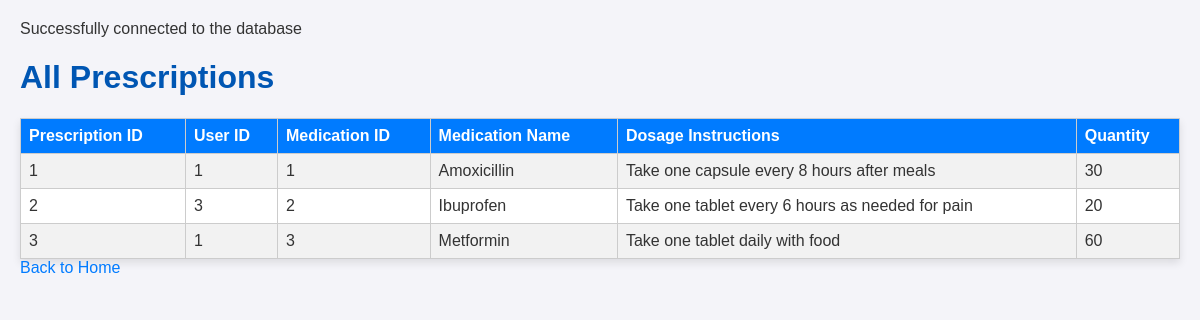
Screenshot of /PharmacyServer.php?action=viewPrescriptions with the database file from the repository.
### tables this page shows
CREATE TABLE IF NOT EXISTS Prescriptions (
    prescriptionId INT NOT NULL UNIQUE AUTO_INCREMENT,
    userId INT NOT NULL,
    medicationId INT NOT NULL,
    prescribedDate DATETIME NOT NULL DEFAULT CURRENT_TIMESTAMP,
    dosageInstructions VARCHAR(200),
    quantity INT NOT NULL,
    refillCount INT DEFAULT 0,
    PRIMARY KEY (prescriptionId),
    FOREIGN KEY (userId) REFERENCES Users(userId),
    FOREIGN KEY (medicationId) REFERENCES Medications(medicationId)
);

CREATE TABLE IF NOT EXISTS Medications (
    medicationId INT NOT NULL UNIQUE AUTO_INCREMENT,
    medicationName VARCHAR(45) NOT NULL,
    dosage VARCHAR(45) NOT NULL,
    manufacturer VARCHAR(100),
    PRIMARY KEY (medicationId)
);

### PharmacyDatabase.php (called while the page is built, shortened)
<?php
class PharmacyDatabase {
    private $host = "localhost";
    private $port = "3306";
    private $database = "pharmacy_portal_db";
    private $user = "root";
    private $password = "YourPassword";
    public $connection;
    private function connect() {
        $this->connection = new mysqli($this->host, $this->user, $this->password, $this->database, $this->port);
    }
    public function getAllPrescriptions() {
        $result = $this->connection->query("SELECT * FROM prescriptions JOIN medications ON prescriptions.medicationId = medications.medicationId");
        return $result->fetch_all(MYSQLI_ASSOC);
    }
}
?>

### viewPrescriptions.php (the view, shortened to what this page needs)
<html>
<head><title>View Prescriptions</title>
</head>
<body>
    <h1>All Prescriptions</h1>
    <table border="1">
        <tr>
            <th>Prescription ID</th>
            <th>User ID</th>
            <th>Medication ID</th>
            <th>Medication Name</th>
            <th>Dosage Instructions</th>
            <th>Quantity</th>
        </tr>
        <?php if (empty($prescriptions)): ?>
            <tr>
                <td colspan="6">No prescriptions found.</td>
            </tr>
        <?php else: ?>
            <?php foreach ($prescriptions as $prescription): ?>
                <tr>
                    <td><?= htmlspecialchars($prescription['prescriptionId']) ?></td>
                    <td><?= htmlspecialchars($prescription['userId']) ?></td>
                    <td><?= htmlspecialchars($prescription['medicationId']) ?></td>
                    <td><?= htmlspecialchars($prescription['medicationName']) ?></td>
                    <td><?= htmlspecialchars($prescription['dosageInstructions']) ?></td>
                    <td><?= htmlspecialchars($prescription['quantity']) ?></td>
                </tr>
            <?php endforeach; ?>
        <?php endif; ?>
    </table>
    <a href="PharmacyServer.php">Back to Home</a>
</body>
</html>

### PharmacyServer.php (shortened to what this page needs)
<?php
require_once 'PharmacyDatabase.php';
class PharmacyPortal {
    private $db;
    public function __construct() {
        $this->db = new PharmacyDatabase();
    }
    public function handleRequest() {
        $action = $_GET['action'] ?? 'home';
        switch ($action) {
            case 'viewPrescriptions':
                $this->viewPrescriptions();
                break;
        }
    }
    private function viewPrescriptions() {
        $prescriptions = $this->db->getAllPrescriptions();
        include 'templates/viewPrescriptions.php';
    }
}
$portal = new PharmacyPortal();
$portal->handleRequest();

### viewPrescriptions.php (style rules this page uses)
body { font-family: 'Arial', sans-serif; background-color: #f4f4f9; margin: 0; padding: 20px; color: #333; }
h1 { color: #0056b3; }
table { width: 100%; border-collapse: collapse; background-color: #ffffff; box-shadow: 0 4px 8px rgba(0,0,0,0.1); }
th, td { border: 1px solid #ccc; padding: 8px; text-align: left; }
th { background-color: #007bff; color: white; }
tr:nth-child(even) { background-color: #f2f2f2; }
a { color: #007bff; text-decoration: none; transition: color 0.3s; }

### rows the page displays
prescriptions: prescriptionId "1", userId "1", medicationId.medicationId "1", medicationId.medicationName "Amoxicillin", dosageInstructions "Take one capsule every 8 hours after meals", quantity "30"
prescriptions: prescriptionId "2", userId "3", medicationId.medicationId "2", medicationId.medicationName "Ibuprofen", dosageInstructions "Take one tablet every 6 hours as needed for pain", quantity "20"
prescriptions: prescriptionId "3", userId "1", medicationId.medicationId "3", medicationId.medicationName "Metformin", dosageInstructions "Take one tablet daily with food", quantity "60"
